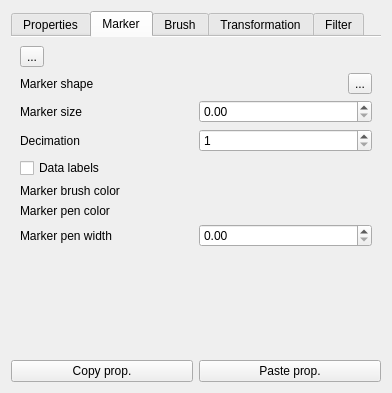
<?xml version="1.0" encoding="UTF-8"?>
<ui version="4.0">
 <class>MultiModelControlWidget</class>
 <widget class="QWidget" name="MultiModelControlWidget">
  <property name="geometry">
   <rect>
    <x>0</x>
    <y>0</y>
    <width>392</width>
    <height>393</height>
   </rect>
  </property>
  <property name="windowTitle">
   <string>Form</string>
  </property>
  <layout class="QVBoxLayout" name="verticalLayout_3">
   <item>
    <widget class="QTabWidget" name="tabWidget">
     <property name="currentIndex">
      <number>1</number>
     </property>
     <property name="documentMode">
      <bool>true</bool>
     </property>
     <widget class="QWidget" name="tab_0">
      <attribute name="title">
       <string>Properties</string>
      </attribute>
      <layout class="QVBoxLayout" name="verticalLayout">
       <item>
        <widget class="FastenToolButton" name="fastenToolButton_0">
         <property name="text">
          <string>...</string>
         </property>
        </widget>
       </item>
       <item>
        <layout class="QGridLayout" name="gridLayout">
         <item row="5" column="0">
          <widget class="QLabel" name="label_8">
           <property name="text">
            <string>Color</string>
           </property>
          </widget>
         </item>
         <item row="4" column="1">
          <widget class="QDoubleSpinBox" name="lineWidthDoubleSpinBox">
           <property name="singleStep">
            <double>0.500000000000000</double>
           </property>
          </widget>
         </item>
         <item row="4" column="0">
          <widget class="QLabel" name="label">
           <property name="text">
            <string>Width</string>
           </property>
          </widget>
         </item>
         <item row="7" column="0">
          <widget class="QLabel" name="label_6">
           <property name="text">
            <string>Interpolation</string>
           </property>
          </widget>
         </item>
         <item row="6" column="0">
          <widget class="QLabel" name="label_5">
           <property name="text">
            <string>Line style</string>
           </property>
          </widget>
         </item>
         <item row="0" column="1">
          <widget class="QCheckBox" name="visibilityCheckBox">
           <property name="text">
            <string>Visible</string>
           </property>
          </widget>
         </item>
         <item row="2" column="0">
          <widget class="QLabel" name="label_7">
           <property name="text">
            <string>Name</string>
           </property>
          </widget>
         </item>
         <item row="3" column="0">
          <widget class="QLabel" name="label_9">
           <property name="text">
            <string>Unit</string>
           </property>
          </widget>
         </item>
         <item row="1" column="1">
          <widget class="QCheckBox" name="legendabilityCheckBox">
           <property name="text">
            <string>Add to legend</string>
           </property>
          </widget>
         </item>
         <item row="8" column="0">
          <widget class="QLabel" name="label_16">
           <property name="text">
            <string>Representation</string>
           </property>
          </widget>
         </item>
         <item row="6" column="1">
          <widget class="AnyComboBox" name="lineStyleComboBox" native="true"/>
         </item>
         <item row="7" column="1">
          <widget class="AnyComboBox" name="lineInterpolationComboBox" native="true"/>
         </item>
         <item row="8" column="1">
          <widget class="AnyComboBox" name="stringRepresentationComboBox" native="true"/>
         </item>
         <item row="5" column="1">
          <widget class="ColorChoiseWidget" name="lineColorWidget" native="true">
           <property name="sizePolicy">
            <sizepolicy hsizetype="Preferred" vsizetype="Preferred">
             <horstretch>0</horstretch>
             <verstretch>0</verstretch>
            </sizepolicy>
           </property>
          </widget>
         </item>
         <item row="2" column="1">
          <widget class="LineEditWithUnicodeDialog" name="nameLineEdit" native="true"/>
         </item>
         <item row="3" column="1">
          <widget class="LineEditWithUnicodeDialog" name="unitLineEdit" native="true"/>
         </item>
        </layout>
       </item>
       <item>
        <spacer name="verticalSpacer_3">
         <property name="orientation">
          <enum>Qt::Vertical</enum>
         </property>
         <property name="sizeHint" stdset="0">
          <size>
           <width>20</width>
           <height>40</height>
          </size>
         </property>
        </spacer>
       </item>
      </layout>
     </widget>
     <widget class="QWidget" name="tab_1">
      <attribute name="title">
       <string>Marker</string>
      </attribute>
      <layout class="QVBoxLayout" name="verticalLayout_2">
       <item>
        <widget class="FastenToolButton" name="fastenToolButton_1">
         <property name="text">
          <string>...</string>
         </property>
        </widget>
       </item>
       <item>
        <layout class="QGridLayout" name="gridLayout_2">
         <property name="sizeConstraint">
          <enum>QLayout::SetDefaultConstraint</enum>
         </property>
         <item row="4" column="1">
          <widget class="ColorChoiseWidget" name="scatterBrushColorWidget" native="true"/>
         </item>
         <item row="5" column="0">
          <widget class="QLabel" name="label_23">
           <property name="text">
            <string>Marker pen color</string>
           </property>
          </widget>
         </item>
         <item row="5" column="1">
          <widget class="ColorChoiseWidget" name="scatterPenColorWidget" native="true"/>
         </item>
         <item row="6" column="1">
          <widget class="QDoubleSpinBox" name="scatterPenWidthDoubleSpinBox"/>
         </item>
         <item row="6" column="0">
          <widget class="QLabel" name="label_24">
           <property name="text">
            <string>Marker pen width</string>
           </property>
          </widget>
         </item>
         <item row="1" column="1">
          <widget class="QDoubleSpinBox" name="scatterSizeDoubleSpinBox"/>
         </item>
         <item row="2" column="0">
          <widget class="QLabel" name="label_4">
           <property name="text">
            <string>Decimation</string>
           </property>
          </widget>
         </item>
         <item row="2" column="1">
          <widget class="QSpinBox" name="scatterDecimationSpinBox">
           <property name="minimum">
            <number>1</number>
           </property>
           <property name="maximum">
            <number>999</number>
           </property>
          </widget>
         </item>
         <item row="1" column="0">
          <widget class="QLabel" name="label_3">
           <property name="text">
            <string>Marker size</string>
           </property>
          </widget>
         </item>
         <item row="0" column="0">
          <widget class="QLabel" name="label_2">
           <property name="text">
            <string>Marker shape</string>
           </property>
          </widget>
         </item>
         <item row="0" column="1">
          <layout class="QHBoxLayout" name="horizontalLayout">
           <item>
            <widget class="AnyComboBox" name="scatterShapeComboBox" native="true"/>
           </item>
           <item>
            <widget class="QToolButton" name="markerIconChoiceToolButton">
             <property name="text">
              <string>...</string>
             </property>
            </widget>
           </item>
          </layout>
         </item>
         <item row="4" column="0">
          <widget class="QLabel" name="label_22">
           <property name="text">
            <string>Marker brush color</string>
           </property>
          </widget>
         </item>
         <item row="3" column="0">
          <widget class="QCheckBox" name="dataLabelsCheckBox">
           <property name="text">
            <string>Data labels</string>
           </property>
          </widget>
         </item>
         <item row="3" column="1">
          <widget class="ColorChoiseWidget" name="dataLabelsColorWidget" native="true"/>
         </item>
        </layout>
       </item>
       <item>
        <spacer name="verticalSpacer">
         <property name="orientation">
          <enum>Qt::Vertical</enum>
         </property>
         <property name="sizeHint" stdset="0">
          <size>
           <width>20</width>
           <height>40</height>
          </size>
         </property>
        </spacer>
       </item>
      </layout>
     </widget>
     <widget class="QWidget" name="tab_2">
      <attribute name="title">
       <string>Brush</string>
      </attribute>
      <layout class="QVBoxLayout" name="verticalLayout_6">
       <item>
        <widget class="FastenToolButton" name="fastenToolButton_2">
         <property name="text">
          <string>...</string>
         </property>
        </widget>
       </item>
       <item>
        <layout class="QGridLayout" name="gridLayout_5">
         <item row="1" column="1">
          <widget class="ColorChoiseWidget" name="brushColorWidget" native="true">
           <property name="sizePolicy">
            <sizepolicy hsizetype="Preferred" vsizetype="Preferred">
             <horstretch>0</horstretch>
             <verstretch>0</verstretch>
            </sizepolicy>
           </property>
          </widget>
         </item>
         <item row="1" column="0">
          <widget class="QLabel" name="label_11">
           <property name="sizePolicy">
            <sizepolicy hsizetype="Preferred" vsizetype="Minimum">
             <horstretch>0</horstretch>
             <verstretch>0</verstretch>
            </sizepolicy>
           </property>
           <property name="text">
            <string>Brush color</string>
           </property>
          </widget>
         </item>
         <item row="0" column="1">
          <layout class="QHBoxLayout" name="horizontalLayout_2">
           <item>
            <widget class="AnyComboBox" name="brushStyleComboBox" native="true"/>
           </item>
           <item>
            <widget class="QToolButton" name="brushTextureChoiceToolButton">
             <property name="text">
              <string>...</string>
             </property>
            </widget>
           </item>
          </layout>
         </item>
         <item row="0" column="0">
          <widget class="QLabel" name="label_10">
           <property name="text">
            <string>Brush style</string>
           </property>
          </widget>
         </item>
         <item row="2" column="1">
          <widget class="AnyComboBox" name="brushBasisComboBox" native="true"/>
         </item>
         <item row="2" column="0">
          <widget class="QLabel" name="label_17">
           <property name="text">
            <string>Brush basis</string>
           </property>
          </widget>
         </item>
        </layout>
       </item>
       <item>
        <spacer name="verticalSpacer_4">
         <property name="orientation">
          <enum>Qt::Vertical</enum>
         </property>
         <property name="sizeHint" stdset="0">
          <size>
           <width>20</width>
           <height>40</height>
          </size>
         </property>
        </spacer>
       </item>
      </layout>
     </widget>
     <widget class="QWidget" name="tab_3">
      <attribute name="title">
       <string>Transformation</string>
      </attribute>
      <layout class="QVBoxLayout" name="verticalLayout_4">
       <item>
        <widget class="FastenToolButton" name="fastenToolButton_3">
         <property name="text">
          <string>...</string>
         </property>
        </widget>
       </item>
       <item>
        <widget class="QLabel" name="label_20">
         <property name="text">
          <string>x_new = X0+KX*(x+DX)</string>
         </property>
         <property name="alignment">
          <set>Qt::AlignCenter</set>
         </property>
        </widget>
       </item>
       <item>
        <layout class="QGridLayout" name="gridLayout_3">
         <item row="1" column="1">
          <widget class="QLineEdit" name="kXLineEdit"/>
         </item>
         <item row="0" column="0">
          <widget class="QLabel" name="label_12">
           <property name="text">
            <string>DX</string>
           </property>
          </widget>
         </item>
         <item row="0" column="1">
          <widget class="QLineEdit" name="dXLineEdit"/>
         </item>
         <item row="2" column="1">
          <widget class="QLineEdit" name="x0LineEdit"/>
         </item>
         <item row="1" column="0">
          <widget class="QLabel" name="label_13">
           <property name="text">
            <string>KX</string>
           </property>
          </widget>
         </item>
         <item row="2" column="0">
          <widget class="QLabel" name="label_14">
           <property name="text">
            <string>X0</string>
           </property>
          </widget>
         </item>
        </layout>
       </item>
       <item>
        <widget class="Line" name="line">
         <property name="orientation">
          <enum>Qt::Horizontal</enum>
         </property>
        </widget>
       </item>
       <item>
        <widget class="QLabel" name="label_21">
         <property name="text">
          <string>y_new = Y0+KY*(y+DY)</string>
         </property>
         <property name="alignment">
          <set>Qt::AlignCenter</set>
         </property>
        </widget>
       </item>
       <item>
        <layout class="QGridLayout" name="gridLayout_4">
         <item row="1" column="1">
          <widget class="QLineEdit" name="kYLineEdit"/>
         </item>
         <item row="0" column="1">
          <widget class="QLineEdit" name="dYLineEdit"/>
         </item>
         <item row="0" column="0">
          <widget class="QLabel" name="label_15">
           <property name="text">
            <string>DY</string>
           </property>
          </widget>
         </item>
         <item row="1" column="0">
          <widget class="QLabel" name="label_18">
           <property name="text">
            <string>KY</string>
           </property>
          </widget>
         </item>
         <item row="2" column="0">
          <widget class="QLabel" name="label_19">
           <property name="text">
            <string>Y0</string>
           </property>
          </widget>
         </item>
         <item row="2" column="1">
          <widget class="QLineEdit" name="y0LineEdit"/>
         </item>
        </layout>
       </item>
       <item>
        <spacer name="verticalSpacer_2">
         <property name="orientation">
          <enum>Qt::Vertical</enum>
         </property>
         <property name="sizeHint" stdset="0">
          <size>
           <width>20</width>
           <height>40</height>
          </size>
         </property>
        </spacer>
       </item>
      </layout>
     </widget>
     <widget class="QWidget" name="tab_4">
      <attribute name="title">
       <string>Filter</string>
      </attribute>
      <layout class="QVBoxLayout" name="verticalLayout_5">
       <item>
        <widget class="FastenToolButton" name="fastenToolButton_4">
         <property name="text">
          <string>...</string>
         </property>
        </widget>
       </item>
       <item>
        <widget class="FilterContainerWidget" name="filterContainer" native="true"/>
       </item>
      </layout>
     </widget>
    </widget>
   </item>
   <item>
    <layout class="QHBoxLayout" name="horizontalLayout_3">
     <item>
      <widget class="QPushButton" name="copyPropertiesPushButton">
       <property name="text">
        <string>Copy prop.</string>
       </property>
      </widget>
     </item>
     <item>
      <widget class="QPushButton" name="pastePropertiesPushButton">
       <property name="text">
        <string>Paste prop.</string>
       </property>
      </widget>
     </item>
    </layout>
   </item>
  </layout>
 </widget>
 <customwidgets>
  <customwidget>
   <class>LineEditWithUnicodeDialog</class>
   <extends>QWidget</extends>
   <header>commonWidgets/lineeditwithunicodedialog.h</header>
   <container>1</container>
  </customwidget>
  <customwidget>
   <class>AnyComboBox</class>
   <extends>QWidget</extends>
   <header location="global">commonWidgets/anycombobox.h</header>
   <container>1</container>
  </customwidget>
  <customwidget>
   <class>ColorChoiseWidget</class>
   <extends>QWidget</extends>
   <header location="global">commonWidgets/colorchoisewidget.h</header>
   <container>1</container>
  </customwidget>
  <customwidget>
   <class>FastenToolButton</class>
   <extends>QToolButton</extends>
   <header>controlWidgets/fastentoolbutton.h</header>
  </customwidget>
  <customwidget>
   <class>FilterContainerWidget</class>
   <extends>QWidget</extends>
   <header location="global">controlWidgets/filtercontainerwidget.h</header>
   <container>1</container>
  </customwidget>
 </customwidgets>
 <resources/>
 <connections/>
</ui>
